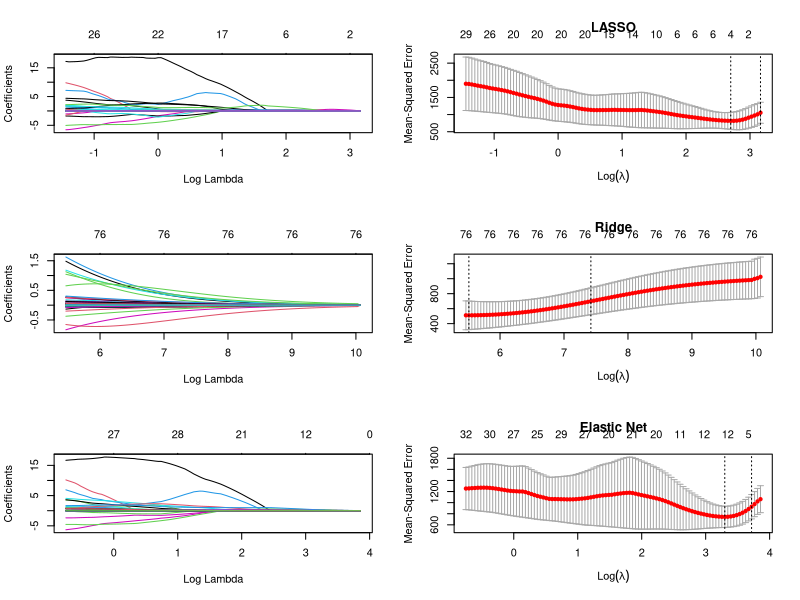

The R script that drew this image:
## ---- chunk 1
library(glmnet)
## ---- chunk 2
eyegaze <- read.csv("Eyetracking_Data.csv",na.string=c("999","999.00","#NULL!"),stringsAsFactors = FALSE)
eyegaze <- na.omit(eyegaze)
eyegaze$ID <- NULL
eyegaze$DOT <- NULL
eyegaze$DOB <- NULL
eyegaze$Comp_E_Percent <- NULL
eyegaze$Comp_E_Total <- NULL
eyegaze$Comp_Percent <- NULL
eyegaze$Comp_Total <- NULL
eyegaze$Comp_S_Total <- NULL
eyegaze$Comp_S_Percent <- NULL
## ---- chunk 3
set.seed(100)
train.index <- sample(1:nrow(eyegaze), 0.7*nrow(eyegaze))
train <- eyegaze[train.index, ]
test <- eyegaze [-train.index, ]

x <- model.matrix(CompDiff~., train)[,-1]
y <- train$CompDiff

x.test <- model.matrix(CompDiff~., test)[,-1]
y.test <- test$CompDiff

fit.lasso <- glmnet(x, y,family="gaussian", alpha=1)
fit.ridge <- glmnet(x, y,family="gaussian", alpha=0)
fit.elnet <- glmnet(x, y,family="gaussian", alpha=.5)

## ---- chunk 4
fit.lasso.cv <- cv.glmnet(x, y, type.measure="mse", alpha=1, 
                          family="gaussian")
fit.ridge.cv <- cv.glmnet(x, y, type.measure="mse", alpha=0,
                          family="gaussian")
fit.elnet.cv <- cv.glmnet(x, y, type.measure="mse", alpha=.5,
                          family="gaussian")

## ---- chunk 5
for (i in 0:10) {
    assign(paste("fit", i, sep=""), cv.glmnet(x, y, type.measure="mse", 
                                              alpha=i/10,family="gaussian"))
}
## ---- chunk 6
# Plot solution paths:
par(mfrow=c(3,2))
# For plotting options, type '?plot.glmnet' in R console
plot(fit.lasso, xvar="lambda")
plot(fit10, main="LASSO")

plot(fit.ridge, xvar="lambda")
plot(fit0, main="Ridge")

plot(fit.elnet, xvar="lambda")
plot(fit5, main="Elastic Net")
## ---- chunk 7
yhat0 <- predict(fit0, s=fit0$lambda.1se, newx=x.test)
yhat1 <- predict(fit1, s=fit1$lambda.1se, newx=x.test)
yhat2 <- predict(fit2, s=fit2$lambda.1se, newx=x.test)
yhat3 <- predict(fit3, s=fit3$lambda.1se, newx=x.test)
yhat4 <- predict(fit4, s=fit4$lambda.1se, newx=x.test)
yhat5 <- predict(fit5, s=fit5$lambda.1se, newx=x.test)
yhat6 <- predict(fit6, s=fit6$lambda.1se, newx=x.test)
yhat7 <- predict(fit7, s=fit7$lambda.1se, newx=x.test)
yhat8 <- predict(fit8, s=fit8$lambda.1se, newx=x.test)
yhat9 <- predict(fit9, s=fit9$lambda.1se, newx=x.test)
yhat10 <- predict(fit10, s=fit10$lambda.1se, newx=x.test)

mse0 <- mean((y.test - yhat0)^2)
mse1 <- mean((y.test - yhat1)^2)
mse2 <- mean((y.test - yhat2)^2)
mse3 <- mean((y.test - yhat3)^2)
mse4 <- mean((y.test - yhat4)^2)
mse5 <- mean((y.test - yhat5)^2)
mse6 <- mean((y.test - yhat6)^2)
mse7 <- mean((y.test - yhat7)^2)
mse8 <- mean((y.test - yhat8)^2)
mse9 <- mean((y.test - yhat9)^2)
mse10 <- mean((y.test - yhat10)^2)

for(i in 1:10){
  name = paste("mse",i,sep="")
  print(eval(as.name(name)))
}
## ---- chunk 8
bestlam = fit.lasso.cv$lambda.min
predict(fit.lasso, type = 'coefficients', s = bestlam)
bestlam = fit.ridge.cv$lambda.min
predict(fit.ridge, type = 'coefficients', s = bestlam)
bestlam = fit.elnet.cv$lambda.min
predict(fit.elnet, type = 'coefficients', s = bestlam)
coef(fit.lasso)
